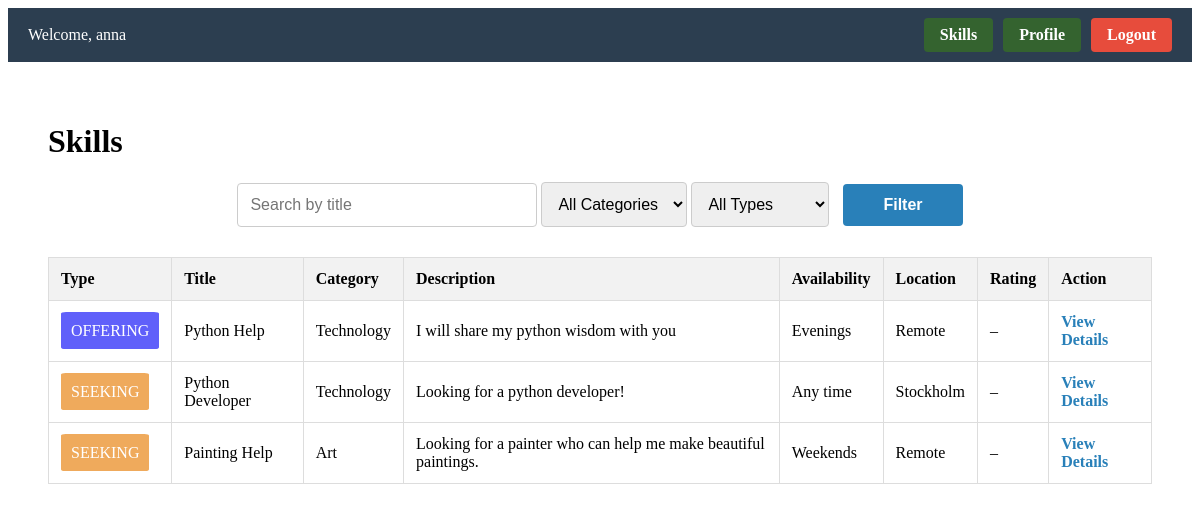
The page /skillswapapp/skills/ (signed in) on the database as committed earlier.
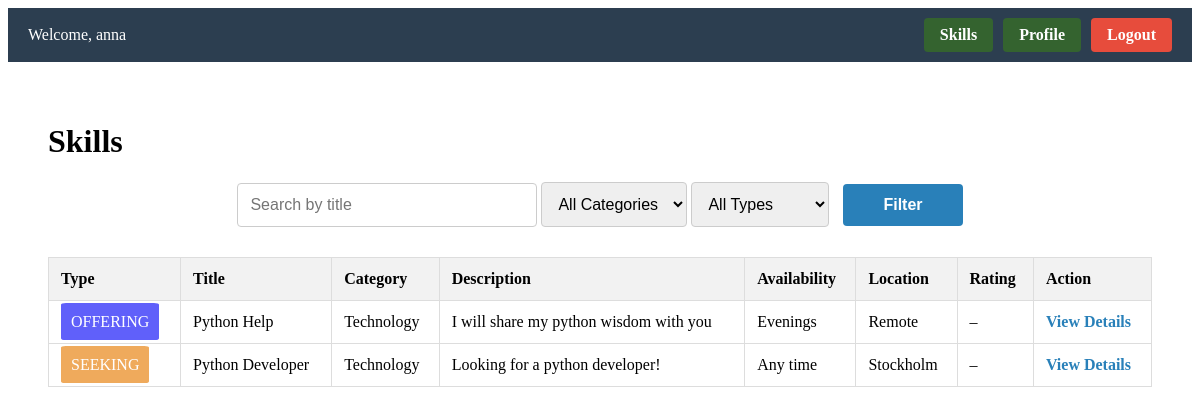
The same page on the database as committed later.
### skillswapapp/models.py (models this page shows, shortened)
class Skill(models.Model):
    TYPE_CHOICES = [
        ("offer", "Offering Skill"),
        ("seek", "Seeking Skill"),
    ]
    CATEGORY_CHOICES = [
        ("music", "Music"),
        ("language", "Language"),
        ("tech", "Technology"),
        ("art", "Art"),
        ("sports", "Sports"),
        ("other", "Other"),
    ]
    user = models.ForeignKey(User, on_delete=models.CASCADE, related_name="skills")
    type = models.CharField(max_length=10, choices=TYPE_CHOICES, default="offer", help_text="*")
    title = models.CharField(max_length=100, help_text="*")
    category = models.CharField(max_length=20, choices=CATEGORY_CHOICES, default="other", help_text="*")
    description = models.TextField(max_length=300, help_text="*")
    availability = models.CharField(max_length=100, help_text="* E.g. Weekends, Evenings etc.")
    location = models.CharField(max_length=100, help_text="* E.g. City, Remote etc.")
    def average_rating(self):
        reviews = self.reviews.all()
        if not reviews:
            return None
        return sum(r.rating for r in reviews) / reviews.count()

### skillswapapp/views.py (the view)
# urls.py: path("skills/", views.skills, name="skills"),
@login_required(login_url="skillswapapp:login")
def skills(request):
    query = request.GET.get("q", "")
    category = request.GET.get("category", "")
    type_ = request.GET.get("type", "")
    current_username = request.session.get("username")
    skills = Skill.objects.exclude(user__username=current_username)
    if category:
        skills = skills.filter(category__iexact=category)
    if type_:
        skills = skills.filter(type__iexact=type_)
    if query:
        skills = skills.filter(Q(title__icontains=query) | Q(category__icontains=query))
    for skill in skills:
        skill.avg_rating = skill.average_rating()
    return render(request, "skillswapapp/skills.html", {"skills": skills})

### templates/skillswapapp/skills.html (shortened to what this page needs)
{% extends 'skillswapapp/base.html' %}
{% load static %}
{% block body_block %}
<div class="content">
  <h1>Skills</h1>
  <form method="get" class="search-form">
    <input type="text" name="q" placeholder="Search by title" value="{{ request.GET.q }}">
    <select name="category" style="padding: 12px; font-size: 16px; border-radius: 4px; border: 1px solid #ccc;">
      <option value="">All Categories</option>
    </select>
    <select name="type" style="padding: 12px; font-size: 16px; border-radius: 4px; border: 1px solid #ccc;">
      <option value="">All Types</option>
    </select>
    <button type="submit">Filter</button>
  </form>
  <table>
    <thead>
      <tr>
        <th>Type</th>
        <th>Title</th>
        <th>Category</th>
        <th>Description</th>
        <th>Availability</th>
        <th>Location</th>
        <th>Rating</th>
        <th>Action</th>
      </tr>
    </thead>
    <tbody>
      {% for skill in skills %}
        <tr>
          {%if skill.type == "offer"%}
          <td><span class="offering-style">OFFERING</span></td>
          {%else%}
          <td><span class="seeking-style">SEEKING</span></td>
          {%endif%}
          <td>{{ skill.title }}</td>
          <td>{{ skill.get_category_display }}</td>
          <td>{{ skill.description }}</td>
          <td>{{ skill.availability }}</td>
          <td>{{ skill.location }}</td>
          <td>
            {% if skill.avg_rating %}
            {{ skill.avg_rating|floatformat:1 }} ★
            {% else %}
            –
            {% endif %}
          </td>
          <td><a href="{% url 'skillswapapp:skilldetails' skill.id %}" class="view-link">View Details</a></td>
        </tr>
      {% empty %}
        <tr>
          <td colspan="7">No skills found.</td>
        </tr>
      {% endfor %}
    </tbody>
  </table>
</div>
{% endblock %}

### templates/skillswapapp/base.html (shortened to what this page needs)
<html>
    <head>
        {% load static %}
        <link rel="stylesheet" href="{% static "css/styles.css" %}">
    </head>
    <body>
        {% if user.is_authenticated %}
        <div class="top-bar">
          <div class="user-info">
            <span>Welcome, {{ request.user.first_name }}</span>
          </div>
            <div class="btn-container">
              <a href="{% url 'skillswapapp:skills' %}" class="profile-btn">Skills</a>
              <a href="{% url 'skillswapapp:profile' %}" class="profile-btn">Profile</a>
              <a href="{% url 'skillswapapp:logout' %}" class="logout-btn">Logout</a>
            </div>
        </div>
        {% endif %}
            {% block body_block %}{% endblock %}
    </body>
</html>

### static/css/styles.css (style rules this page uses)
.top-bar { display: flex; justify-content: space-between; align-items: center; background-color: #2c3e50; color: white; padding: 10px 20px; font-size: 16px; }
.btn-container { display: flex; gap: 10px; }
.profile-btn { background-color: #34632f; color: white; padding: 8px 16px; border: none; border-radius: 4px; text-decoration: none; font-weight: bold; }
.logout-btn { background-color: #e74c3c; color: white; padding: 8px 16px; border: none; border-radius: 4px; text-decoration: none; font-weight: bold; }
.content { padding: 40px; }
.search-form { margin-bottom: 30px; text-align: center; }
.search-form input { padding: 12px; width: 300px; border-radius: 4px; border: 1px solid #ccc; font-size: 16px; }
.search-form button { padding: 12px 40px; background-color: #2980b9; color: white; border: none; border-radius: 4px; font-size: 16px; font-weight: bold; margin-left: 10px; cursor: pointer; transition: background-color 0.3s ease; }
table { width: 100%; border-collapse: collapse; margin-top: 20px; }
th, td { padding: 12px; border: 1px solid #ddd; text-align: left; }
th { background-color: #f2f2f2; }
.view-link { color: #2980b9; text-decoration: none; font-weight: bold; }
.user-info { display: flex; align-items: center; gap: 10px; }
.offering-style { padding: 10px 10px; background-color: rgba(34, 34, 248, 0.719); color: white; border-radius: 5%; }
.seeking-style { padding: 10px 10px; background-color: rgba(235, 147, 47, 0.781); color: white; border-radius: 5%; }

Rows that differ between the two databases and show on the page:
removed Skill: type "SEEKING", title "Painting Help", category "Art", description "Looking for a painter who can help me make beautiful paintings.", availability "Weekends", location "Remote"
